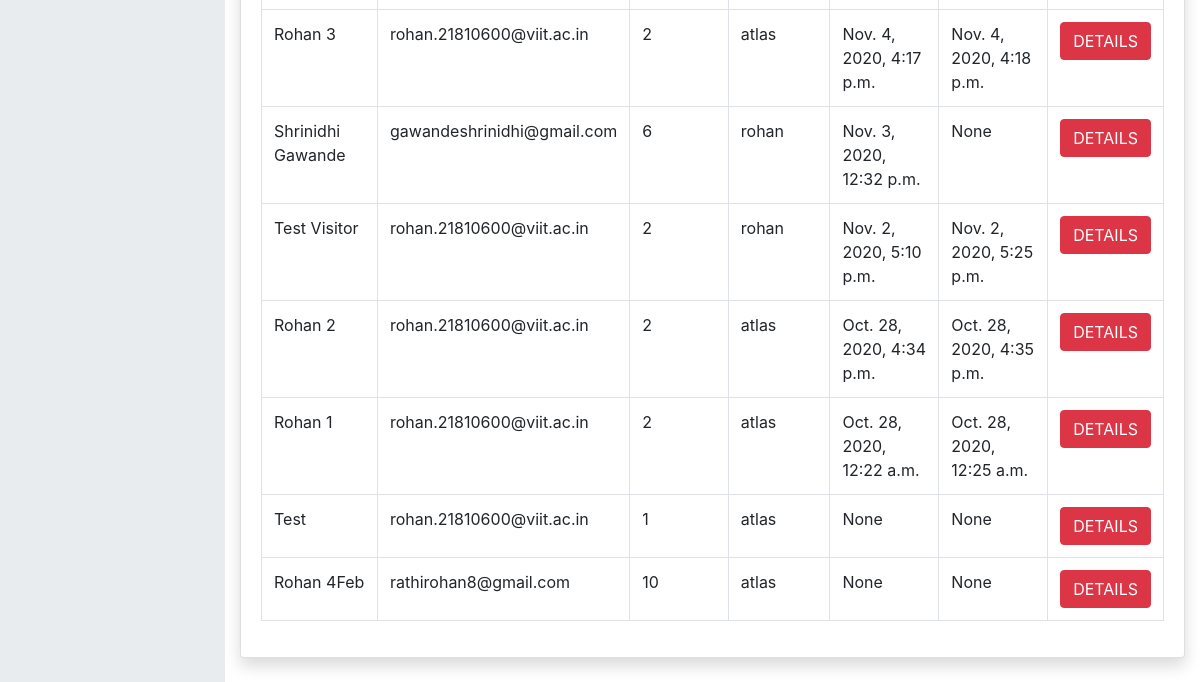
/tables/ (signed in, lower part), run on an earlier commit of the app's database.
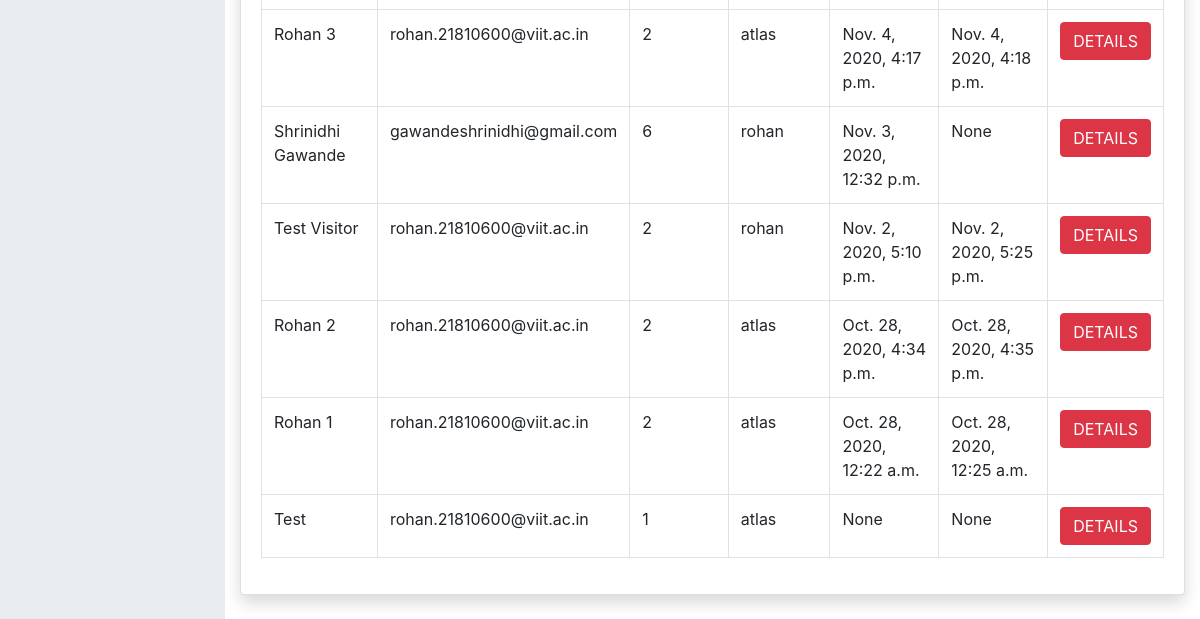
And on a later commit of the database.
### entry/models.py (models this page shows, shortened)
class Visitor(models.Model):
	name = models.CharField(verbose_name='Name', max_length=200, validators=[
		MinLengthValidator(2, 'Minimum 2 Characters are required')])  # name of the visitor
	purpose = models.CharField(verbose_name='Purpose', max_length=200, validators=[
		MinLengthValidator(4, 'Minimum 4 characters are required')])  # purpose of visit
	mobile = models.IntegerField(verbose_name='Mobile number')  # mobile no. of the visitor
	email = models.EmailField(verbose_name='Email', validators=[EmailValidator()])  # email address of the visitor
	no_of_people = models.IntegerField(verbose_name='No of people')  # no. of visitors
	actual_visitors = models.IntegerField(verbose_name='Actual No. of Visitors', null=True, blank=True) # actual no of visitors visiting
	expected_in_time = models.DateTimeField(verbose_name='Expected Visit In Time', null=True, blank=True)
	in_time = models.DateTimeField(verbose_name='Visit In time', null=True, blank=True)  # in time of the visitor, added automatically
	out_time = models.DateTimeField(verbose_name='Visit Out Time', null=True, blank=True)  # out time of the visitor added automatically
	token = models.CharField(verbose_name='Token', max_length=200, null=True, blank=True)  # token(autogenerated)
	user = models.ForeignKey(User, verbose_name='Employee to visit', on_delete=models.PROTECT)  # link to the User table, to store which user allowed the entry
	session_expired = models.BooleanField(default=False)

### home/views.py (the view)
# urls.py: path('tables/', views.get_table_data, name='tables'),
@login_required()
@user_passes_test(is_admin)
def get_table_data(request):
	display_visitors = Visitor.objects.filter(session_expired=False)
	search_query = ''
	if request.method == 'POST':
		search_query = request.POST['search']
		search_date = ''
		try:
			search_date = datetime.strptime(search_query, '%d-%m-%Y')
			print(search_date)
		except:
			pass
		try:
			user = User.objects.get(username__icontains=search_query)
		except:
			user = None
		visitor_list_employee = display_visitors.filter(user=user)
		if search_date:
			visitor_list_intime = display_visitors.filter(in_time__date = search_date)
		else:
			visitor_list_intime = display_visitors.filter(user=None)
		visitor_list_name = display_visitors.filter(name__icontains=search_query)
		visitor_list = visitor_list_employee.union(visitor_list_intime, visitor_list_name)
		print(visitor_list)
		if search_query == '':
			visitor_list = display_visitors.order_by('-in_time')
	else:
		visitor_list = display_visitors.order_by('-in_time')
	context = {'visitor_list': visitor_list, 'search_query': search_query}
	return render(request, 'home/table.html', context=context)

### home/views.py (called while the page is built)
def is_admin(user):
	try:
		admin = User.objects.get(username=user).is_superuser and User.objects.get(username=user).is_staff
		return admin
	except:
		return False

### home/templates/home/table.html (shortened to what this page needs)
{% extends 'home/base.html' %}
{% block content %}
		<main style="margin-top: 30px;">
			<div class="container-fluid">
				<div class="card shadow mb-4">
					<div class="card-body">
						{% if visitor_list %}
						<div class="table-responsive">
							<table class="table table-bordered" id="dataTable" width="100%" cellspacing="0">
								<tbody>
									{% for visitor in visitor_list %}
									<tr>
										<td>{{ visitor.name }}</td>
										<td>{{ visitor.email }}</td>
										<td>{{ visitor.no_of_people }}</td>
										<td>{{ visitor.user.username }}</td>
										<td>{{ visitor.in_time }}</td>
										<td>{{ visitor.out_time }}</td>
										<td>
												<button type="submit" name="delete_btn" onclick="window.location.href='{% url 'visitor-detail' visitor.id %}'" class="btn btn-danger"> DETAILS </button>
										</td>
									</tr>
									{% endfor %}
								</tbody>
							</table>
						</div>
						{% else %}
						<h6>Your search yielded no results!</h6>
						{% endif %}
					</div>
				</div>
			</div>
		</main>
{% endblock content %}

### home/templates/home/base.html (shortened to what this page needs)
{% load static %} {% load crispy_forms_tags %}
<!DOCTYPE html>
<html lang=en>
<head>
    <link rel="stylesheet" type="text/css" href="{% static 'home/style.css' %}">
    <link rel="stylesheet" href="https://stackpath.bootstrapcdn.com/bootstrap/4.5.2/css/bootstrap.min.css">
</head>
<body>
    <div id="layoutSidenav">
        {% if request.user.is_active %}
        <div id="layoutSidenav_nav">
            <nav class="sb-sidenav accordion sb-sidenav-dark" id="sidenavAccordion">
                <div class="sb-sidenav-menu">
                </div>
            </nav>
        </div>
        {% endif %}
        <div id="layoutSidenav_content">
        {% block content %} {% endblock content %}
        </div>
    </div>
</body>
</html>

### home/static/home/style.css (style rules this page uses)
#layoutSidenav { display: flex; }
#layoutSidenav #layoutSidenav_nav { flex-basis: 225px; flex-shrink: 0; transition: transform 0.15s ease-in-out; z-index: 1038; transform: translateX(-225px); }
#layoutSidenav #layoutSidenav_content { position: relative; display: flex; flex-direction: column; min-width: 0; flex-grow: 1; min-height: calc(100vh - 56px); margin-left: -225px; }
@media (min-width: 992px) { #layoutSidenav #layoutSidenav_nav { transform: translateX(0); } }
@media (min-width: 992px) { #layoutSidenav #layoutSidenav_content { margin-left: 0; transition: margin 0.15s ease-in-out; } }
.sb-sidenav { display: flex; flex-direction: column; height: 100%; flex-wrap: nowrap; }
.sb-sidenav .sb-sidenav-menu { flex-grow: 1; }
.sb-sidenav-dark { background-color: #e9ecef; color: #2f323a; }

What changed in the data, as far as the page shows it:
no longer on this page (row edited): Visitor: name "Rohan 4Feb", email "rathirohan8@gmail.com", no_of_people "10", user.username "atlas", in_time "None", out_time "None"
